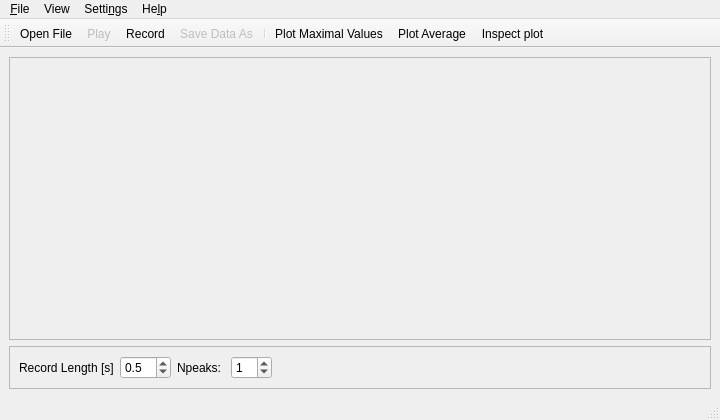
<?xml version="1.0" encoding="UTF-8"?>
<ui version="4.0">
 <class>MainWindow</class>
 <widget class="QMainWindow" name="MainWindow">
  <property name="geometry">
   <rect>
    <x>0</x>
    <y>0</y>
    <width>720</width>
    <height>420</height>
   </rect>
  </property>
  <property name="minimumSize">
   <size>
    <width>30</width>
    <height>30</height>
   </size>
  </property>
  <property name="windowTitle">
   <string>Accoustic Modes Viewer</string>
  </property>
  <property name="statusTip">
   <string/>
  </property>
  <widget class="QWidget" name="centralwidget">
   <layout class="QGridLayout" name="gridLayout">
    <item row="1" column="0">
     <widget class="QFrame" name="frame_2">
      <property name="frameShape">
       <enum>QFrame::StyledPanel</enum>
      </property>
      <property name="frameShadow">
       <enum>QFrame::Raised</enum>
      </property>
      <layout class="QHBoxLayout" name="horizontalLayout_2">
       <item>
        <layout class="QHBoxLayout" name="horizontalLayout">
         <item>
          <widget class="QLabel" name="label_length">
           <property name="text">
            <string>Record Length [s]</string>
           </property>
          </widget>
         </item>
         <item>
          <widget class="QDoubleSpinBox" name="doubleSpinBox_recordingLength">
           <property name="decimals">
            <number>1</number>
           </property>
           <property name="minimum">
            <double>0.100000000000000</double>
           </property>
           <property name="maximum">
            <double>10.000000000000000</double>
           </property>
           <property name="singleStep">
            <double>0.100000000000000</double>
           </property>
           <property name="value">
            <double>0.500000000000000</double>
           </property>
          </widget>
         </item>
         <item>
          <widget class="QLabel" name="label_Npeaks">
           <property name="text">
            <string>Npeaks: </string>
           </property>
          </widget>
         </item>
         <item>
          <widget class="QSpinBox" name="spinBox_Npeaks">
           <property name="enabled">
            <bool>true</bool>
           </property>
           <property name="value">
            <number>1</number>
           </property>
          </widget>
         </item>
         <item>
          <spacer name="horizontalSpacer">
           <property name="orientation">
            <enum>Qt::Horizontal</enum>
           </property>
           <property name="sizeHint" stdset="0">
            <size>
             <width>40</width>
             <height>20</height>
            </size>
           </property>
          </spacer>
         </item>
        </layout>
       </item>
      </layout>
     </widget>
    </item>
    <item row="0" column="0">
     <widget class="QFrame" name="frame">
      <property name="frameShape">
       <enum>QFrame::StyledPanel</enum>
      </property>
      <property name="frameShadow">
       <enum>QFrame::Raised</enum>
      </property>
      <layout class="QGridLayout" name="gridLayout_2">
       <item row="0" column="0">
        <spacer name="verticalSpacer">
         <property name="orientation">
          <enum>Qt::Vertical</enum>
         </property>
         <property name="sizeHint" stdset="0">
          <size>
           <width>20</width>
           <height>40</height>
          </size>
         </property>
        </spacer>
       </item>
      </layout>
     </widget>
    </item>
   </layout>
  </widget>
  <widget class="QMenuBar" name="menubar">
   <property name="geometry">
    <rect>
     <x>0</x>
     <y>0</y>
     <width>720</width>
     <height>27</height>
    </rect>
   </property>
   <widget class="QMenu" name="menuFile">
    <property name="title">
     <string>&amp;File</string>
    </property>
    <addaction name="actionOpenFile"/>
    <addaction name="actionPlay"/>
    <addaction name="actionRecord"/>
    <addaction name="actionSaveAs"/>
    <addaction name="action_Quit"/>
   </widget>
   <widget class="QMenu" name="menuAbout">
    <property name="title">
     <string>He&amp;lp</string>
    </property>
    <addaction name="action_About"/>
   </widget>
   <widget class="QMenu" name="menuSettings">
    <property name="title">
     <string>Setti&amp;ngs</string>
    </property>
    <addaction name="actionPreferences"/>
   </widget>
   <widget class="QMenu" name="menuView">
    <property name="title">
     <string>View</string>
    </property>
    <addaction name="actionLogarithmic_scale_X"/>
    <addaction name="actionLogarithmic_scale_Y"/>
    <addaction name="actionPlotAverage"/>
    <addaction name="actionPlotMaximalValues"/>
    <addaction name="actionFocus_on_plot"/>
    <addaction name="actionInspect_plot"/>
   </widget>
   <addaction name="menuFile"/>
   <addaction name="menuView"/>
   <addaction name="menuSettings"/>
   <addaction name="menuAbout"/>
  </widget>
  <widget class="QStatusBar" name="statusbar"/>
  <widget class="QToolBar" name="toolBar">
   <property name="enabled">
    <bool>true</bool>
   </property>
   <property name="windowTitle">
    <string>toolBar</string>
   </property>
   <attribute name="toolBarArea">
    <enum>TopToolBarArea</enum>
   </attribute>
   <attribute name="toolBarBreak">
    <bool>false</bool>
   </attribute>
   <addaction name="actionOpenFile"/>
   <addaction name="actionPlay"/>
   <addaction name="actionRecord"/>
   <addaction name="actionSaveAs"/>
   <addaction name="separator"/>
   <addaction name="actionPlotMaximalValues"/>
   <addaction name="actionPlotAverage"/>
   <addaction name="actionInspect_plot"/>
  </widget>
  <action name="action_Quit">
   <property name="icon">
    <iconset resource="resources.qrc">
     <normaloff>:/icons/icons/close.svg</normaloff>:/icons/icons/close.svg</iconset>
   </property>
   <property name="text">
    <string>&amp;Quit</string>
   </property>
   <property name="shortcut">
    <string>Ctrl+Q</string>
   </property>
  </action>
  <action name="action_About">
   <property name="icon">
    <iconset resource="resources.qrc">
     <normaloff>:/icons/icons/help-about.png</normaloff>:/icons/icons/help-about.png</iconset>
   </property>
   <property name="text">
    <string>&amp;About</string>
   </property>
  </action>
  <action name="actionPreferences">
   <property name="text">
    <string>&amp;Preferences...</string>
   </property>
  </action>
  <action name="actionPlotMaximalValues">
   <property name="checkable">
    <bool>true</bool>
   </property>
   <property name="icon">
    <iconset resource="resources.qrc">
     <normaloff>:/icons/icons/max.png</normaloff>:/icons/icons/max.png</iconset>
   </property>
   <property name="text">
    <string>Plot &amp;Maximal Values</string>
   </property>
   <property name="toolTip">
    <string>Plot Maximal Values. Useful for analysis of trancients.</string>
   </property>
   <property name="shortcut">
    <string>Ctrl+M</string>
   </property>
  </action>
  <action name="actionLogarithmic_scale_X">
   <property name="checkable">
    <bool>true</bool>
   </property>
   <property name="text">
    <string>&amp;Logarithmic scale X</string>
   </property>
   <property name="shortcut">
    <string>Ctrl+K</string>
   </property>
  </action>
  <action name="actionLogarithmic_scale_Y">
   <property name="checkable">
    <bool>true</bool>
   </property>
   <property name="text">
    <string>Logarithmic &amp;scale Y</string>
   </property>
   <property name="shortcut">
    <string>Ctrl+L</string>
   </property>
  </action>
  <action name="actionPlotAverage">
   <property name="checkable">
    <bool>true</bool>
   </property>
   <property name="icon">
    <iconset resource="resources.qrc">
     <normaloff>:/icons/icons/AV.png</normaloff>:/icons/icons/AV.png</iconset>
   </property>
   <property name="text">
    <string>Pl&amp;ot Average</string>
   </property>
   <property name="toolTip">
    <string>Plot averaged spectrum</string>
   </property>
   <property name="shortcut">
    <string>Ctrl+A</string>
   </property>
  </action>
  <action name="actionRecord">
   <property name="checkable">
    <bool>true</bool>
   </property>
   <property name="icon">
    <iconset resource="resources.qrc">
     <normaloff>:/icons/icons/media-record.svg</normaloff>:/icons/icons/media-record.svg</iconset>
   </property>
   <property name="text">
    <string>&amp;Record</string>
   </property>
   <property name="shortcut">
    <string>Ctrl+R</string>
   </property>
  </action>
  <action name="actionOpenFile">
   <property name="icon">
    <iconset resource="resources.qrc">
     <normaloff>:/icons/icons/fileopen.png</normaloff>:/icons/icons/fileopen.png</iconset>
   </property>
   <property name="text">
    <string>&amp;Open File...</string>
   </property>
   <property name="shortcut">
    <string>Ctrl+O</string>
   </property>
  </action>
  <action name="actionPlay">
   <property name="checkable">
    <bool>true</bool>
   </property>
   <property name="enabled">
    <bool>false</bool>
   </property>
   <property name="icon">
    <iconset resource="resources.qrc">
     <normaloff>:/icons/icons/media-playback-start.svg</normaloff>:/icons/icons/media-playback-start.svg</iconset>
   </property>
   <property name="text">
    <string>&amp;Play</string>
   </property>
   <property name="shortcut">
    <string>Ctrl+P</string>
   </property>
  </action>
  <action name="actionSaveAs">
   <property name="enabled">
    <bool>false</bool>
   </property>
   <property name="icon">
    <iconset resource="resources.qrc">
     <normaloff>:/icons/icons/document-save-as.png</normaloff>:/icons/icons/document-save-as.png</iconset>
   </property>
   <property name="text">
    <string>&amp;Save Data As...</string>
   </property>
   <property name="shortcut">
    <string>Ctrl+S</string>
   </property>
  </action>
  <action name="actionFocus_on_plot">
   <property name="text">
    <string>&amp;Focus on plot</string>
   </property>
   <property name="shortcut">
    <string>Ctrl+G</string>
   </property>
  </action>
  <action name="actionInspect_plot">
   <property name="text">
    <string>&amp;Inspect plot</string>
   </property>
  </action>
 </widget>
 <resources>
  <include location="resources.qrc"/>
 </resources>
 <connections/>
</ui>
